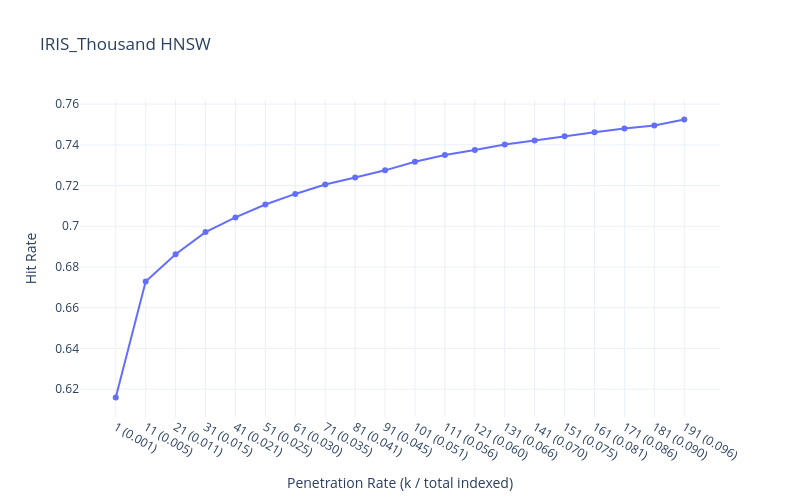

Notebook code for this chart:
### Code cell
x_labels, hit_rates = evaluate_hit_rate_topk(hnsw, y_index, X_query, y_query,k_max = 200,ef_search=200)

plot_hit_rate_plotly_topk(x_labels, hit_rates,200,"IRIS_Thousand HNSW")

### Figure 1 — Plotly figure (JSON) as saved in the notebook; plotly's stock layout.template omitted (floating-point values rounded to 4 significant figures)
{"data": [{"line": {"width": 2}, "marker": {"size": 6}, "mode": "lines+markers", "name": "efSearch=200", "type": "scatter", "x": ["1 (0.001)", "11 (0.005)", "21 (0.011)", "31 (0.015)", "41 (0.021)", "51 (0.025)", "61 (0.030)", "71 (0.035)", "81 (0.041)", "91 (0.045)", "101 (0.051)", "111 (0.056)", "121 (0.060)", "131 (0.066)", "141 (0.070)", "151 (0.075)", "161 (0.081)", "171 (0.086)", "181 (0.090)", "191 (0.096)"], "y": [0.6159, 0.6729, 0.6862, 0.6972, 0.7044, 0.7107, 0.7159, 0.7205, 0.724, 0.7275, 0.7317, 0.735, 0.7374, 0.7402, 0.7421, 0.7443, 0.7462, 0.748, 0.7495, 0.7524]}], "layout": {"height": 500, "hovermode": "x unified", "title": {"text": "IRIS_Thousand HNSW"}, "width": 800, "xaxis": {"title": {"text": "Penetration Rate (k / total indexed)"}}, "yaxis": {"title": {"text": "Hit Rate"}}}}
